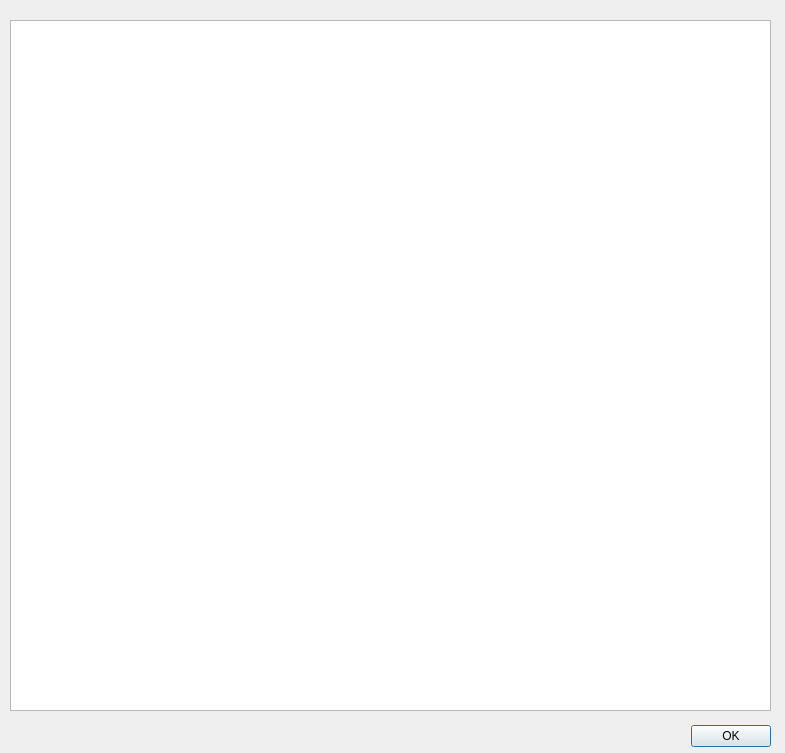
<?xml version="1.0" encoding="UTF-8"?>
<ui version="4.0">
 <class>Dialog</class>
 <widget class="QDialog" name="Dialog">
  <property name="geometry">
   <rect>
    <x>0</x>
    <y>0</y>
    <width>785</width>
    <height>753</height>
   </rect>
  </property>
  <property name="windowTitle">
   <string>Dialog</string>
  </property>
  <widget class="QDialogButtonBox" name="ok_button">
   <property name="geometry">
    <rect>
     <x>10</x>
     <y>720</y>
     <width>761</width>
     <height>32</height>
    </rect>
   </property>
   <property name="orientation">
    <enum>Qt::Horizontal</enum>
   </property>
   <property name="standardButtons">
    <set>QDialogButtonBox::Ok</set>
   </property>
  </widget>
  <widget class="QTextEdit" name="about_text">
   <property name="geometry">
    <rect>
     <x>10</x>
     <y>20</y>
     <width>761</width>
     <height>691</height>
    </rect>
   </property>
  </widget>
 </widget>
 <resources/>
 <connections>
  <connection>
   <sender>ok_button</sender>
   <signal>accepted()</signal>
   <receiver>Dialog</receiver>
   <slot>accept()</slot>
   <hints>
    <hint type="sourcelabel">
     <x>248</x>
     <y>254</y>
    </hint>
    <hint type="destinationlabel">
     <x>157</x>
     <y>274</y>
    </hint>
   </hints>
  </connection>
  <connection>
   <sender>ok_button</sender>
   <signal>rejected()</signal>
   <receiver>Dialog</receiver>
   <slot>reject()</slot>
   <hints>
    <hint type="sourcelabel">
     <x>316</x>
     <y>260</y>
    </hint>
    <hint type="destinationlabel">
     <x>286</x>
     <y>274</y>
    </hint>
   </hints>
  </connection>
 </connections>
</ui>
